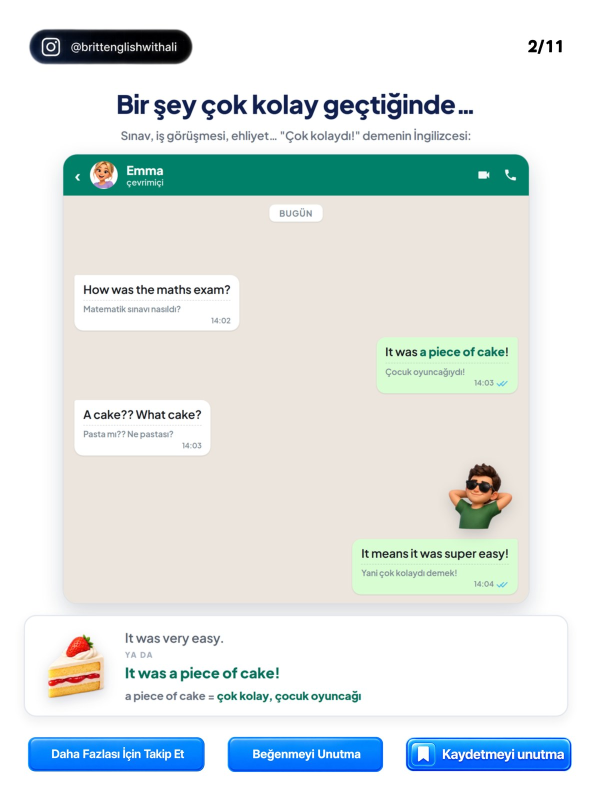
#> input picture tools/gorsel-studyo/kaynak/britten-2.jpg, 1200 x 1600 px, given in place of britten-2.jpg.webp, which was not available (shown at 1/2 size)
$ python yesil-mavi.py kaynak/britten-2.jpg
#> lines starting #> are read from the running program, lines starting #| are printed output that depends on the picture; pictures that were not available may be replaced by others from this repository, and a replacement may not be noted
"""Eski marka yeşili parıltıları marka mavisine çevirir (public/work).

Yalnız tanımlı bölgede çalışır; ürünün kendi yeşili (ambalaj, koltuk, Google
logosu) korunur. Geçişler yumuşaktır: ton, doygunluk eşiğine göre kademeli
karıştırılır. Kullanım: python3 tools/gorsel-studyo/yesil-mavi.py [dosya...]
"""
import os
import sys

import numpy as np
from PIL import Image

HERE = os.path.dirname(os.path.abspath(__file__))
WORK = os.path.join(HERE, "..", "..", "public", "work")

# bölge: (x0, y0, x1, y1) oranları; "tum" = tüm görsel. koru: dokunulmayacak kutular
PLAN = {
    "ambalaj-etiket": {"bolge": [(0.74, 0.0, 1.0, 1.0)], "koru": []},
    "dijital-pazarlama": {"bolge": [(0.76, 0.0, 1.0, 1.0)], "koru": []},
    "katalog-brosur": {"bolge": [(0.70, 0.0, 1.0, 0.75)], "koru": []},
    "kurumsal-kimlik": {"bolge": ["tum"], "koru": []},
    "logo-tasarimlari": {"bolge": [(0.70, 0.45, 1.0, 1.0)], "koru": []},
    "odul-impact": {"bolge": ["tum"], "koru": [(0.66, 0.0, 0.96, 0.48)]},
    "odul-partner": {"bolge": ["tum"], "koru": [(0.38, 0.45, 0.62, 0.75)]},
    "sosyal-icerik-cita": {"bolge": ["tum"], "koru": []},
    "sosyal-medya-telefon": {"bolge": ["tum"], "koru": []},
    "web-laptop-kare": {"bolge": ["tum"], "koru": []},
    "web-siteleri": {"bolge": ["tum"], "koru": []},
    "web-siteleri-2": {"bolge": ["tum"], "koru": []},
}


def smooth(x, a, b):
    t = np.clip((x - a) / (b - a), 0, 1)
    return t * t * (3 - 2 * t)


def box_mask(h, w, boxes, feather):
    m = np.zeros((h, w), dtype=np.float32)
    yy, xx = np.mgrid[0:h, 0:w]
    for b in boxes:
        if b == "tum":
            return np.ones((h, w), dtype=np.float32)
        # görsel kenarına dayanan kutu kenarı dışarı uzatılır: kenarda yumuşatma olmasın
        x0, y0 = (-2 * feather if b[0] <= 0 else b[0] * w), (-2 * feather if b[1] <= 0 else b[1] * h)
        x1, y1 = (w + 2 * feather if b[2] >= 1 else b[2] * w), (h + 2 * feather if b[3] >= 1 else b[3] * h)
        dx = np.minimum(xx - x0, x1 - xx)
        dy = np.minimum(yy - y0, y1 - yy)
        d = np.minimum(dx, dy)
        m = np.maximum(m, smooth(d, -feather, feather))
    return m


def recolor(name):
#> called with name = 'kaynak/britten-2.jpg'
    path = os.path.join(WORK, f"{name}.webp")
    im = Image.open(path).convert("RGB")
#> im is the input picture: PIL image 1200x1600 RGB; mean R, G, B 222, 229.3, 228.4
    w, h = im.size
#> w = 1200; h = 1600
    rgb = np.asarray(im).astype(np.float32) / 255.0
    hsv = np.asarray(im.convert("HSV")).astype(np.float32)
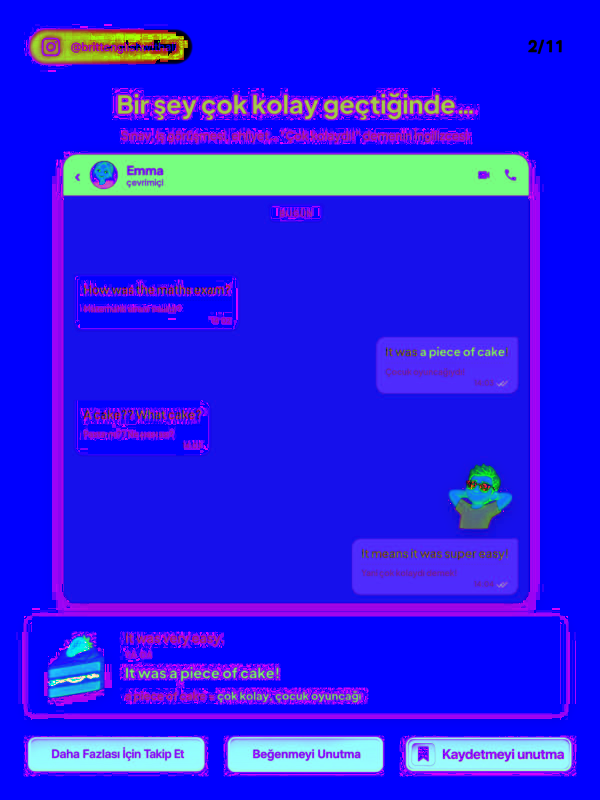
#> hsv: shape (1600, 1200, 3) float32 (shown at 1/2 size); mean R, G, B 38.2, 28.6, 237.1
    hue = hsv[..., 0] * 360 / 255
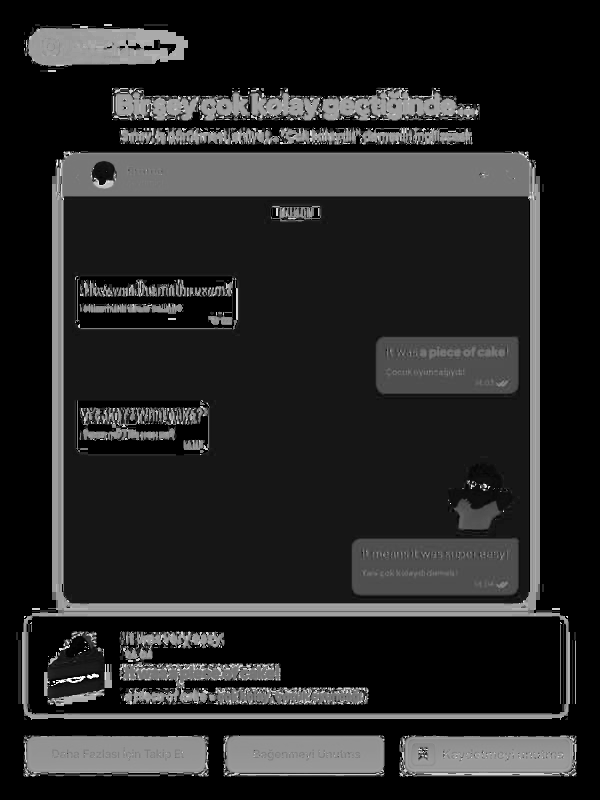
#> hue: shape (1600, 1200) float32 (shown at 1/2 size); min 0, max 358.6, mean 53.4; drawn with min black and max white
    sat = hsv[..., 1] / 255
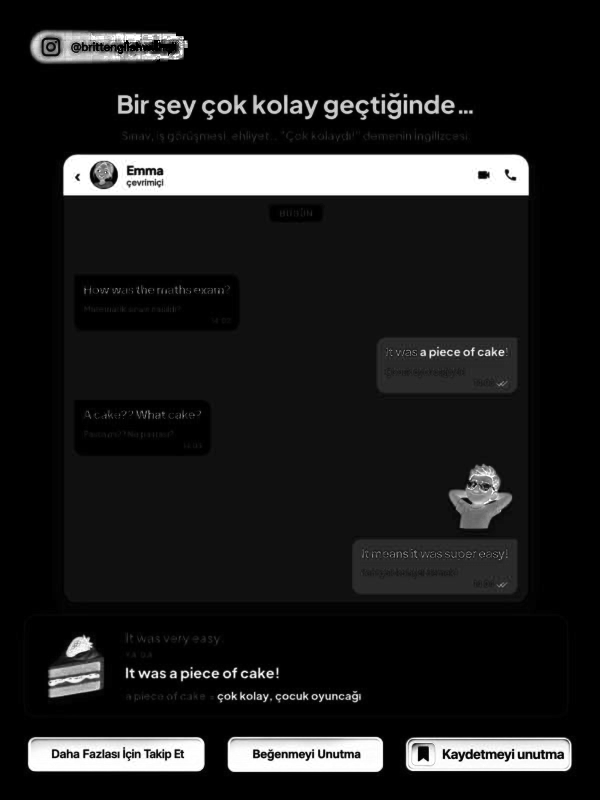
#> sat: shape (1600, 1200) float32 (shown at 1/2 size); min 0, max 1, mean 0.112
    val = hsv[..., 2] / 255
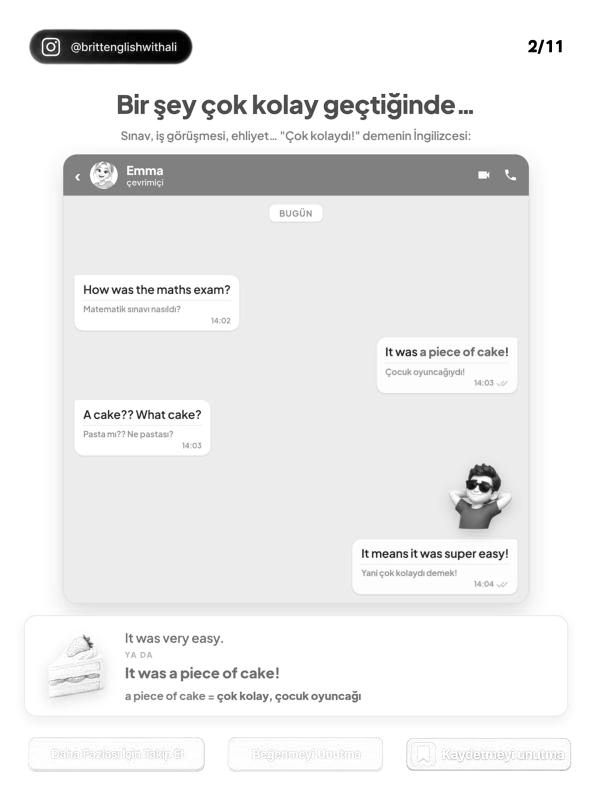
#> val: shape (1600, 1200) float32 (shown at 1/2 size); min 0, max 1, mean 0.928

    # yeşil ağırlığı: ton penceresi (yumuşak kenar) x doygunluk x parlaklık
    win = smooth(hue, 70, 88) * (1 - smooth(hue, 184, 198))
    wgt = win * smooth(sat, 0.03, 0.12) * smooth(val, 0.12, 0.3)
#> call 3 of smooth, with a = 0.03, b = 0.12
#> in smooth (call 3), `t = np.clip((x - a) / (b - a), 0, 1)`:
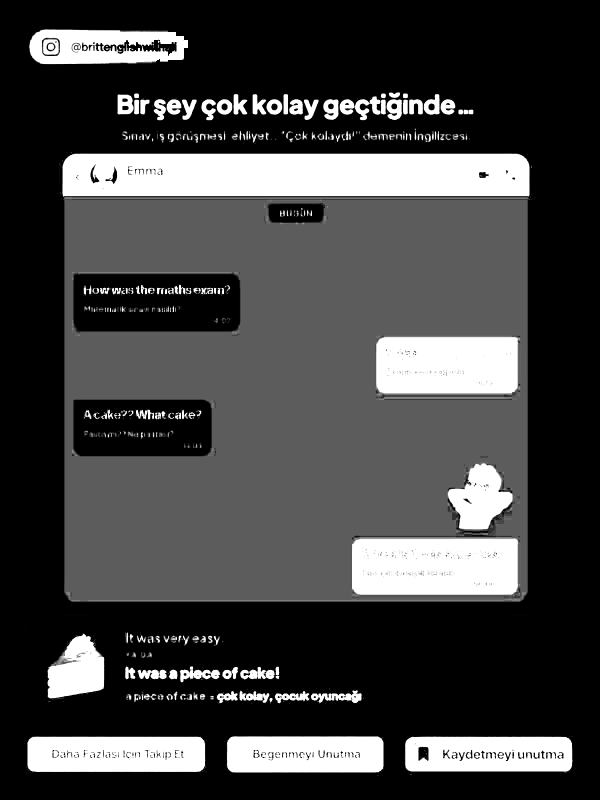
#> t: shape (1600, 1200) float32 (shown at 1/2 size); min 0, max 1, mean 0.261
#> call 4 of smooth, with a = 0.12, b = 0.3
#> in smooth (call 4), `t = np.clip((x - a) / (b - a), 0, 1)`:
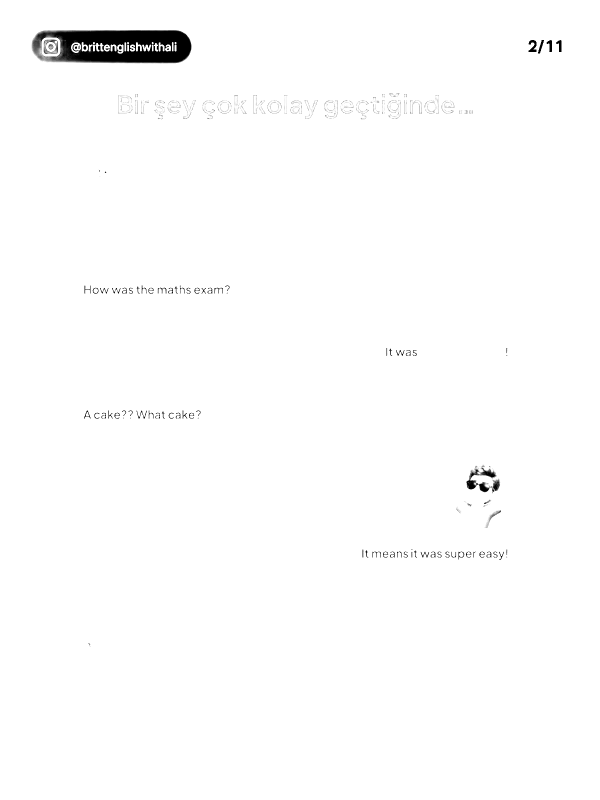
#> t: shape (1600, 1200) float32 (shown at 1/2 size); min 0, max 1, mean 0.989
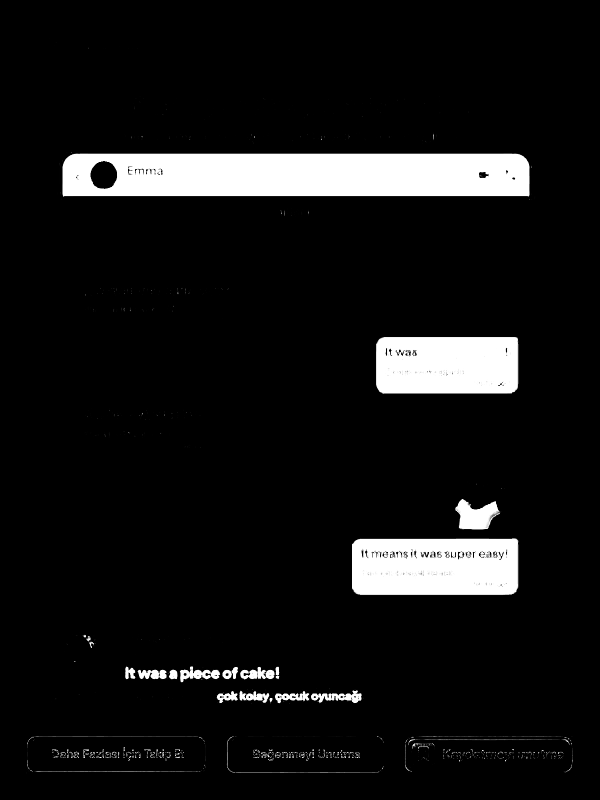
#> wgt: shape (1600, 1200) float32 (shown at 1/2 size); min 0, max 1, mean 0.0821
#> (the run stopped early here; a loop or call above may not have finished)

$ run again, on tools/gorsel-studyo/kaynak/britten-3.jpg
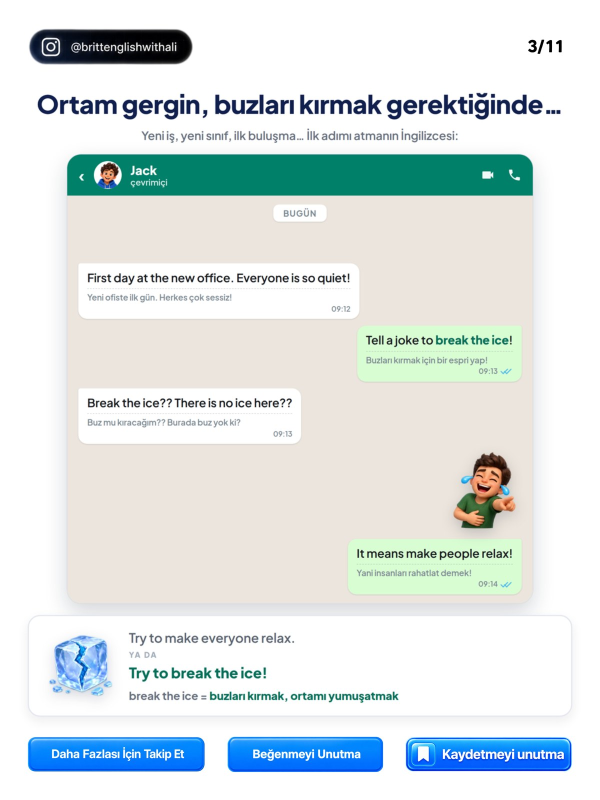
#> input picture tools/gorsel-studyo/kaynak/britten-3.jpg, 1200 x 1600 px, given in place of britten-3.jpg.webp, which was not available (shown at 1/2 size)
#> in recolor, im is the input picture: PIL image 1200x1600 RGB; mean R, G, B 220.5, 228.8, 228.7
#> in recolor, `hue = hsv[..., 0] * 360 / 255`:
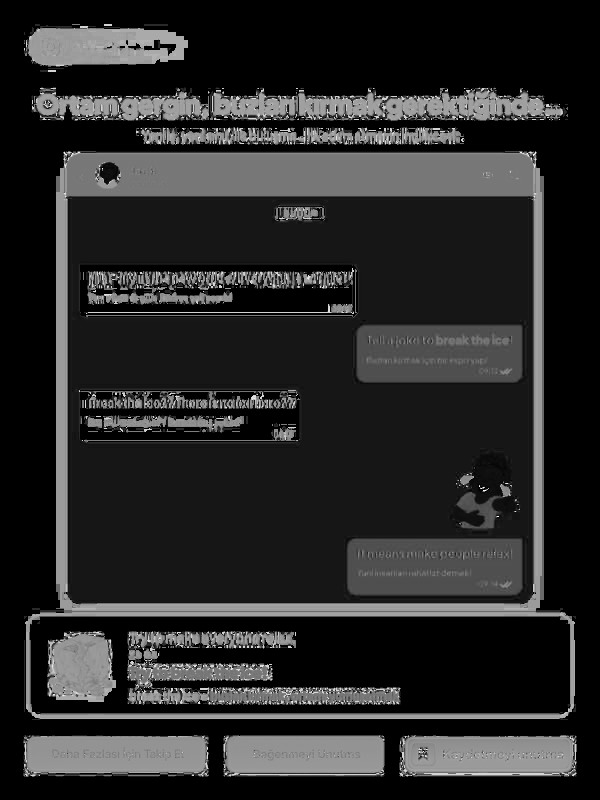
#> hue: shape (1600, 1200) float32 (shown at 1/2 size); min 0, max 358.6, mean 57.6; drawn with min black and max white
#> in recolor, `wgt = win * smooth(sat, 0.03, 0.12) * smooth(val, 0.12, 0.3)`:
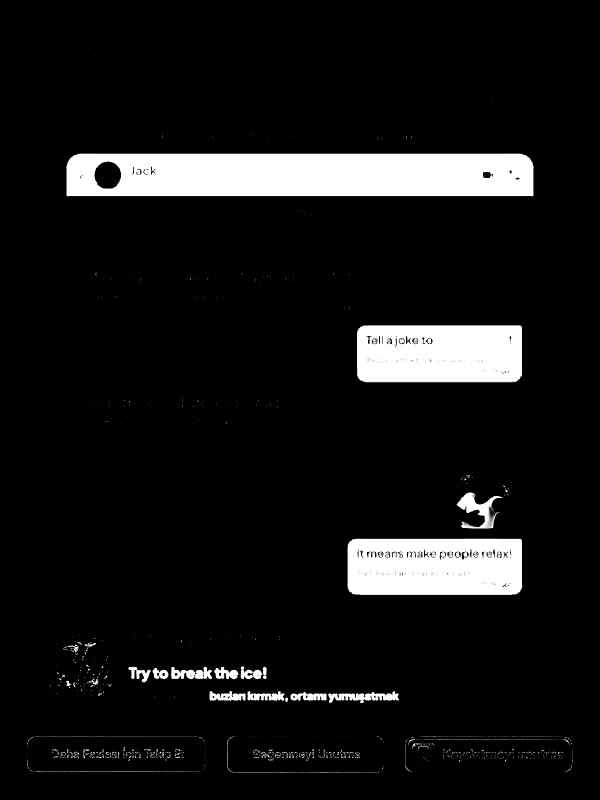
#> wgt: shape (1600, 1200) float32 (shown at 1/2 size); min 0, max 1, mean 0.086
